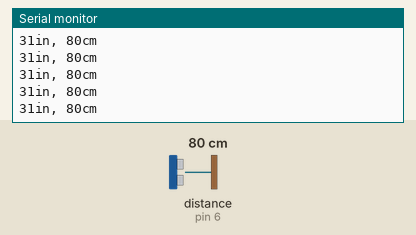
This sketch was run on a simulated Arduino Uno, built with avr-gcc and run on an emulated ATmega328P. On the bench: the last lines printed to the serial monitor. Wiring (inferred from the names in the program): ultrasonic range finder: trigger pin 7; echo pin 6. The test bench sets the inputs (shaded band); at power-on: distance to the obstacle (sensor on pin 6) 80 cm. The echo pulse lasts 58.3 µs per cm.

Above: at 1.2 s.
1.3 s: distance to the obstacle (sensor on pin 6) set to 2 cm
At 1.38 s:
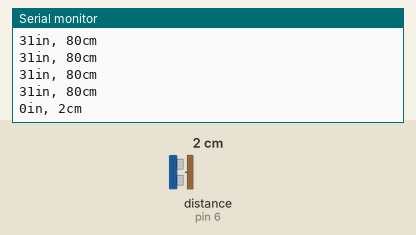
4.3 s: distance to the obstacle (sensor on pin 6) set to 4 cm
At 4.3 s:
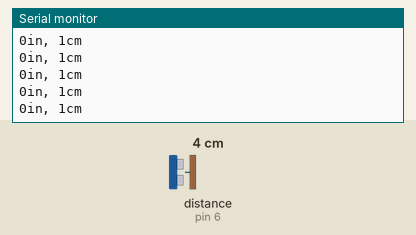
5.8 s: distance to the obstacle (sensor on pin 6) set to 35 cm
At 5.82 s:
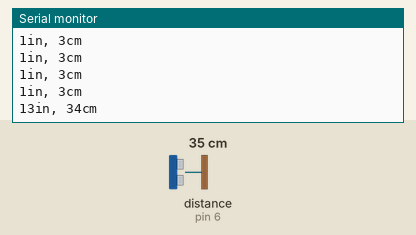
Timing chart, 0 to 8.8 s (numbered marks = the images above; inputs shaded):
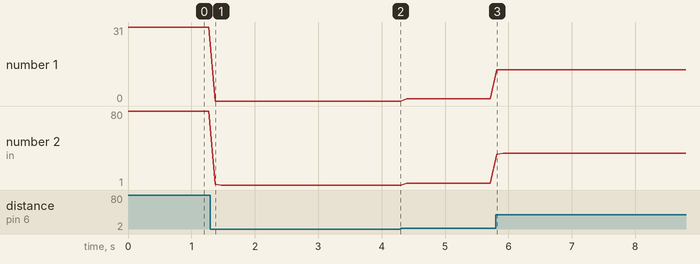

Measured:
- after the input at 1.3 s, the serial monitor: prints a new line after 0.07 s (image 1)
- after the input at 5.8 s, the serial monitor: prints a new line at once (image 3)
- plotted number 1: 31 → 0 after the input at 1.3 s, 1 → 13 after the input at 5.8 s
- plotted number 2: 80 → 1 after the input at 1.3 s, 1 → 3 after the input at 4.3 s, 3 → 35 after the input at 5.8 s

The sketch:

Ultrasonic_Sensor.ino
```cpp
const int pingPin = 7; // Trigger Pin of Ultrasonic Sensor
const int echoPin = 6; // Echo Pin of Ultrasonic Sensor

void setup() {
   Serial.begin(9600); // Starting Serial Terminal
}

void loop() {
   long duration, inches, cm;
   pinMode(pingPin, OUTPUT);
   pinMode(echoPin, INPUT);
   digitalWrite(pingPin, LOW);
   delayMicroseconds(5);
   digitalWrite(pingPin, HIGH);
   delayMicroseconds(10);
   digitalWrite(pingPin, LOW);

   duration = pulseIn(echoPin, HIGH);
   inches = microsecondsToInches(duration);
   cm = microsecondsToCentimeters(duration);
   Serial.print(inches);
   Serial.print("in, ");
   Serial.print(cm);
   Serial.print("cm");
   Serial.println();
   delay(100);
}

long microsecondsToInches(long microseconds) {
   return microseconds / 74 / 2;
}

long microsecondsToCentimeters(long microseconds) {
   return microseconds / 29 / 2;
}
```
